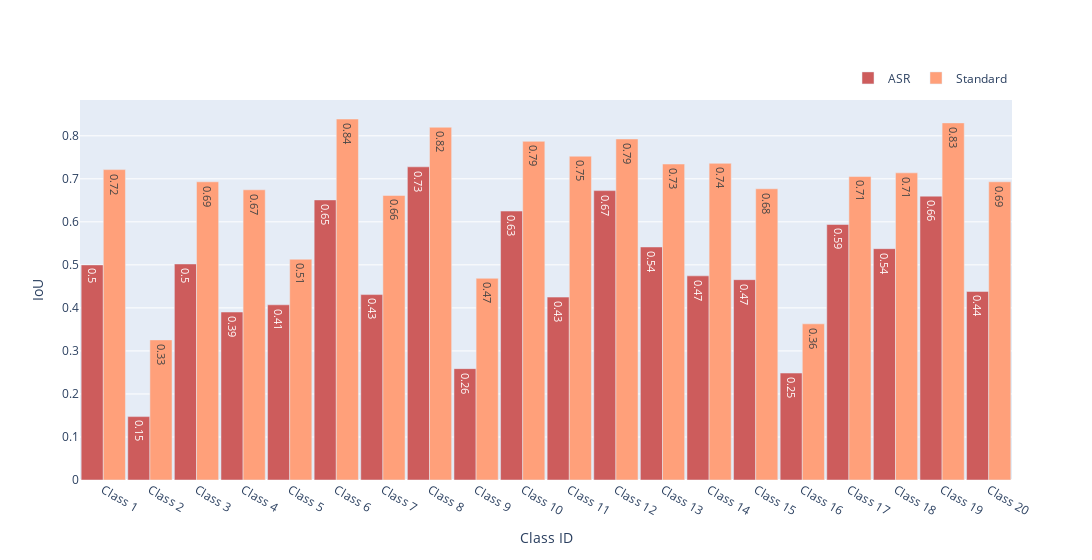

Write notebook code for a chart like this one.
### Code cell
# df = df[::-1]
# index = np.arange(1, 21)
name = df["Name"]
aug_single = df["aug_iou_single"]
standard_single = df["standard_iou_single"]
mean_iou = df["mean_iou"]
max_iou = df["max_iou"]

aug_single_avg = aug_single.mean()
std_single_avg = standard_single.mean()

fig = go.Figure()
fig.add_trace(go.Bar(
    x=name,
    y=aug_single,
    name="ASR",
    marker_color='indianred',
    text=round(aug_single, 2),
    textposition='auto'
))
fig.add_trace(go.Bar(
    x=name,
    y=standard_single,
    name="Standard",
    marker_color='lightsalmon',
    text=round(standard_single, 2),
    textposition='auto'
))

# Here we modify the tickangle of the xaxis, resulting in rotated labels.
fig.update_layout(barmode='group', xaxis = {'type' : 'category'}, xaxis_title="Class ID", yaxis_title="IoU", bargap=0.05, width=1600)
# fig.add_hline(y=std_single_avg, annotation_text="Avg. Standard IoU", line_dash="dot")
# fig.add_hline(y=aug_single_avg, annotation_text="Avg. ASR IoU", line_dash="dot")
fig.update_layout(legend=dict(
    orientation="h",
    yanchor="bottom",
    y=1.02,
    xanchor="right",
    x=1
))
fig.show()

### Figure 1 — Plotly figure (JSON) as saved in the notebook; plotly's stock layout.template omitted (floating-point values rounded to 4 significant figures)
{"data": [{"marker": {"color": "indianred"}, "name": "ASR", "text": [0.5, 0.15, 0.5, 0.39, 0.41, 0.65, 0.43, 0.73, 0.26, 0.63, 0.43, 0.67, 0.54, 0.47, 0.47, 0.25, 0.59, 0.54, 0.66, 0.44], "textposition": "auto", "type": "bar", "x": ["Class 1", "Class 2", "Class 3", "Class 4", "Class 5", "Class 6", "Class 7", "Class 8", "Class 9", "Class 10", "Class 11", "Class 12", "Class 13", "Class 14", "Class 15", "Class 16", "Class 17", "Class 18", "Class 19", "Class 20"], "y": [0.4999, 0.1474, 0.5021, 0.3904, 0.4072, 0.651, 0.4309, 0.7279, 0.2588, 0.625, 0.425, 0.6726, 0.5416, 0.4745, 0.4656, 0.2485, 0.5938, 0.5377, 0.6597, 0.4383]}, {"marker": {"color": "lightsalmon"}, "name": "Standard", "text": [0.72, 0.33, 0.69, 0.67, 0.51, 0.84, 0.66, 0.82, 0.47, 0.79, 0.75, 0.79, 0.73, 0.74, 0.68, 0.36, 0.71, 0.71, 0.83, 0.69], "textposition": "auto", "type": "bar", "x": ["Class 1", "Class 2", "Class 3", "Class 4", "Class 5", "Class 6", "Class 7", "Class 8", "Class 9", "Class 10", "Class 11", "Class 12", "Class 13", "Class 14", "Class 15", "Class 16", "Class 17", "Class 18", "Class 19", "Class 20"], "y": [0.7214, 0.3256, 0.6931, 0.6745, 0.5131, 0.839, 0.6613, 0.8199, 0.4688, 0.7871, 0.7526, 0.7927, 0.7344, 0.736, 0.6769, 0.3629, 0.7053, 0.7138, 0.83, 0.6931]}], "layout": {"bargap": 0.05, "barmode": "group", "legend": {"orientation": "h", "x": 1, "xanchor": "right", "y": 1.02, "yanchor": "bottom"}, "width": 1600, "xaxis": {"title": {"text": "Class ID"}, "type": "category"}, "yaxis": {"title": {"text": "IoU"}}}}
